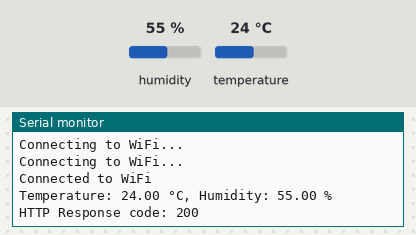
A sketch run on a simulated ESP8266 (NodeMCU). Shown: the last lines printed to the serial monitor. Inputs (shaded band) come from the test bench; at power-on: humidity 55 %, temperature 24 °C. WiFi joins after 1.5 s; servers stay silent unless stated; uploads are accepted with an empty reply.

Above: at 3.2 s.
3.3 s: humidity set to 22 %
At 7.4 s:
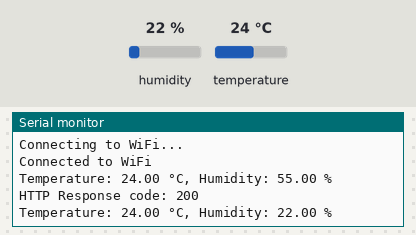
9.1 s: temperature set to 12 °C
At 13.7 s:
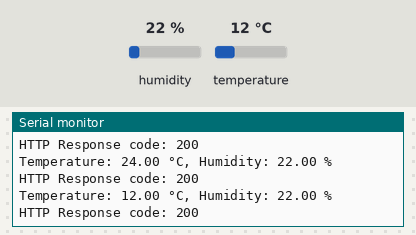
14.9 s: humidity set to 40 %
At 18.6 s:
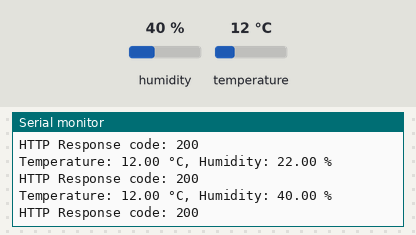
Timing chart, 0 to 20.1 s (numbered marks = the images above; inputs shaded):
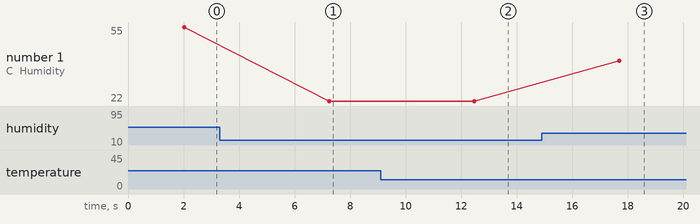

The sketch:

web3.ino
```cpp
#include <ESP8266WiFi.h>
#include <WiFiClient.h>
#include <ESP8266HTTPClient.h>
#include <DHT.h>

#define DHTPIN 2
#define DHTTYPE DHT11

DHT dht(DHTPIN, DHTTYPE);

const char* ssid = "mu";
const char* password = "87654321";
const char* server = "http://47.120.1.192:8080/readings";

void setup() {
  Serial.begin(9600);
  dht.begin();
  WiFi.begin(ssid, password);
  while (WiFi.status() != WL_CONNECTED) {
    delay(1000);
    Serial.println("Connecting to WiFi...");
  }
  Serial.println("Connected to WiFi");
}

void loop() {
  float temperature = dht.readTemperature();
  float humidity = dht.readHumidity();
  if (isnan(temperature) || isnan(humidity)) {
    Serial.println("Failed to read from DHT sensor");
    delay(2000);
    return;
  }
  Serial.print("Temperature: ");
  Serial.print(temperature);
  Serial.print(" °C, Humidity: ");
  Serial.print(humidity);
  Serial.println(" %");

  WiFiClient client;
  HTTPClient http;

  // 将温湿度数据打包成 JSON 格式
  String jsonData = "{\"temperature\": " + String(temperature) + ", \"humidity\": " + String(humidity) + "}";

  http.begin(client, server);
  http.addHeader("Content-Type", "application/json");

  // 发送 POST 请求并将温湿度数据保存到 MongoDB 数据库中
  int httpResponseCode = http.POST(jsonData);
  if (httpResponseCode > 0) {
    Serial.print("HTTP Response code: ");
    Serial.println(httpResponseCode);
  } else {
    Serial.print("Error code: ");
    Serial.println(httpResponseCode);
  }
  http.end();

  delay(5000); // 每隔5秒钟发送一次数据
}
```

Measured:
- after the input at 3.3 s, the serial monitor: prints a new line after 3.9 s (image 1)
- after the input at 9.1 s, the serial monitor: prints a new line after 3.4 s (image 2)
- after the input at 14.9 s, the serial monitor: prints a new line after 2.8 s (image 3)
- plotted number 1: 55 → 22 after the input at 3.3 s, 22 → 40 after the input at 14.9 s
